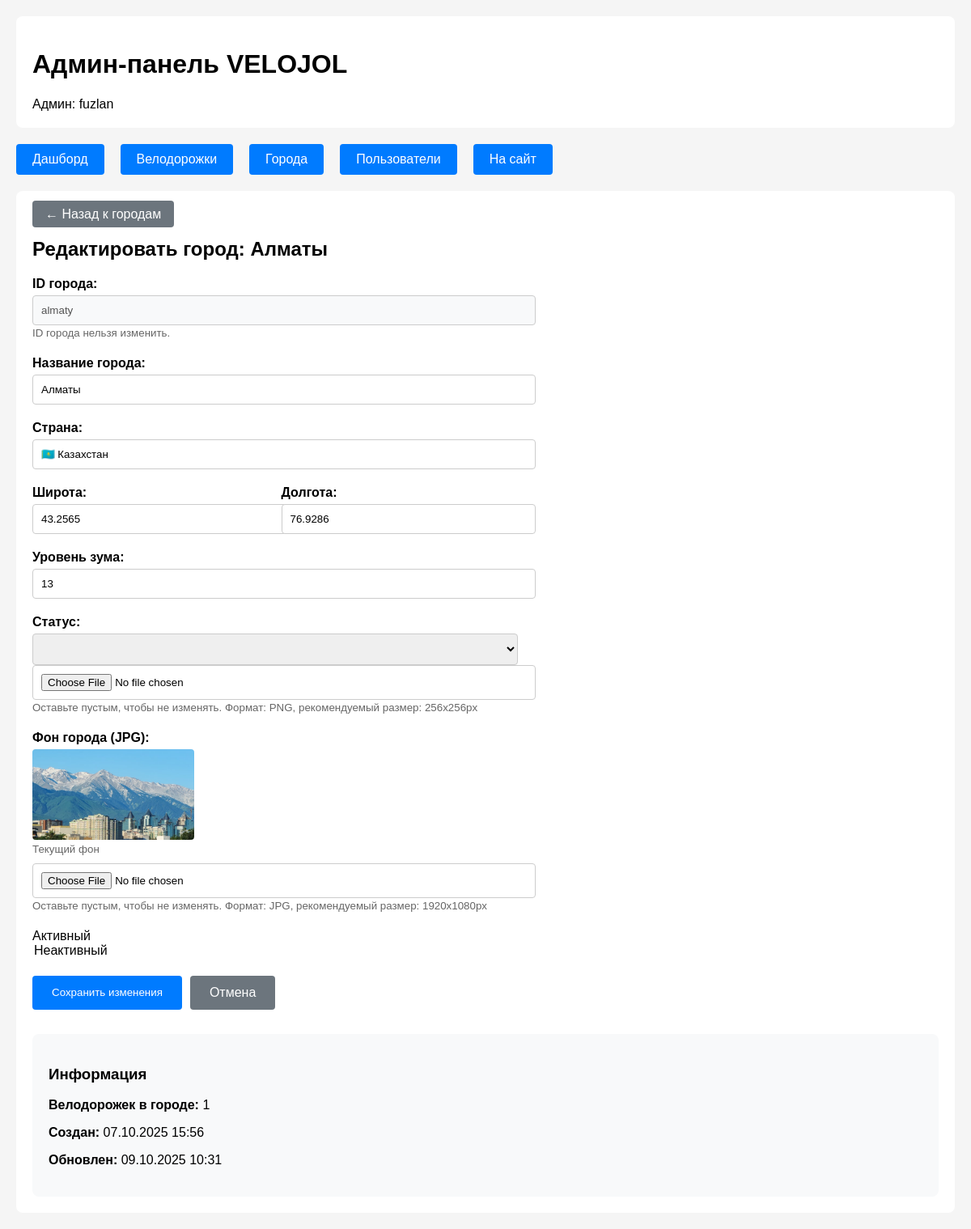
Screenshot of /admin/cities/1/edit (signed in) with the database file from the repository.
### app/models/user.py (models this page shows, shortened)
class User(UserMixin, db.Model):
    __tablename__ = 'users'
    id = db.Column(db.Integer, primary_key=True)
    email = db.Column(db.String(120), unique=True, nullable=False, index=True)
    password_hash = db.Column(db.String(128), nullable=False)
    nickname = db.Column(db.String(64), unique=True, nullable=False, index=True)
    is_admin = db.Column(db.Boolean, default=False, nullable=False)
    is_banned = db.Column(db.Boolean, default=False, nullable=False)
    ban_reason = db.Column(db.Text, nullable=True)
    manual_score = db.Column(db.Integer, default=0, nullable=False)  # Баллы от админа
    banned_at = db.Column(db.DateTime, nullable=True)
    banned_by = db.Column(db.Integer, db.ForeignKey('users.id'), nullable=True)
    avatar_url = db.Column(db.String(256))
    strava_url = db.Column(db.String(256))
    komoot_url = db.Column(db.String(256))
    telegram_url = db.Column(db.String(256))
    instagram_url = db.Column(db.String(256))
    created_at = db.Column(db.DateTime, default=lambda: datetime.now(timezone.utc), nullable=False)
    updated_at = db.Column(db.DateTime, default=lambda: datetime.now(timezone.utc), onupdate=lambda: datetime.now(timezone.utc))
    bikelanes = db.relationship('BikeLane', foreign_keys='BikeLane.user_id', backref='author', lazy='dynamic')
    notifications = db.relationship('Notification', backref='user', lazy='dynamic')

### app/models/city.py (models this page shows, shortened)
class City(db.Model):
    __tablename__ = 'cities'
    id = db.Column(db.Integer, primary_key=True)
    city_id = db.Column(db.String(50), unique=True, nullable=False)
    name = db.Column(db.String(100), nullable=False)
    country = db.Column(db.String(100), nullable=False)
    distance = db.Column(db.Integer, default=0)  # километры велодорожек (кэш)
    rating = db.Column(db.Float, default=0.0)  # рейтинг города (кэш)
    coords_lat = db.Column(db.Float, nullable=False)
    coords_lng = db.Column(db.Float, nullable=False)
    zoom = db.Column(db.Integer, default=12)
    coat_of_arms = db.Column(db.String(256), nullable=True)
    background_image = db.Column(db.String(256), nullable=True)
    status = db.Column(db.String(20), default='active')
    created_at = db.Column(db.DateTime, default=datetime.utcnow)
    updated_at = db.Column(db.DateTime, default=datetime.utcnow, onupdate=datetime.utcnow)
    bikelanes = db.relationship('BikeLane', backref='city_obj', lazy=True)

### app/routes/admin/cities.py (the view, shortened to what this page needs)
@bp.route('/cities/<int:city_id>/edit', methods=['GET', 'POST'])
@admin_required
def edit_city(city_id):
    city = City.query.get_or_404(city_id)
    if request.method == 'GET':
        form_data = {
            'city_id': city.city_id,
            'name': city.name,
            'country': city.country,
            'coords_lat': city.coords_lat,
            'coords_lng': city.coords_lng,
            'zoom': city.zoom,
            'status': city.status
        }
        return render_template('admin/edit_city.html', city=city, form_data=form_data)

### app/routes/admin/__init__.py (called while the page is built)
def admin_required(f):
    @wraps(f)
    @login_required
    def decorated_function(*args, **kwargs):
        if not current_user.is_admin:
            return redirect(url_for('main.index'))
        return f(*args, **kwargs)
    return decorated_function

### app/templates/admin/edit_city.html (shortened to what this page needs)
{% extends "admin/base.html" %}
{% block content %}
<div style="margin-bottom: 20px;">
    <a href="{{ url_for('admin.cities') }}" style="background: #6c757d; color: white; padding: 8px 16px; text-decoration: none; border-radius: 4px;">
        ← Назад к городам
    </a>
</div>
<h2>Редактировать город: {{ city.name }}</h2>
<form method="post" enctype="multipart/form-data" style="max-width: 600px;">
    <div style="margin-bottom: 20px;">
        <label style="display: block; margin-bottom: 5px; font-weight: bold;">ID города:</label>
        <input type="text" value="{{ city.city_id }}" disabled
               style="width: 100%; padding: 10px; border: 1px solid #ccc; border-radius: 4px; background: #f8f9fa;">
        <small style="color: #666;">ID города нельзя изменить.</small>
    </div>
    <div style="margin-bottom: 20px;">
        <label style="display: block; margin-bottom: 5px; font-weight: bold;">Название города:</label>
        <input type="text" name="name" value="{{ form_data.name or city.name }}" required
               style="width: 100%; padding: 10px; border: 1px solid #ccc; border-radius: 4px;">
    </div>
    <div style="margin-bottom: 20px;">
        <label style="display: block; margin-bottom: 5px; font-weight: bold;">Страна:</label>
        <input type="text" name="country" value="{{ form_data.country or city.country }}" required
               style="width: 100%; padding: 10px; border: 1px solid #ccc; border-radius: 4px;">
    </div>
    <div style="display: grid; grid-template-columns: 1fr 1fr; gap: 15px; margin-bottom: 20px;">
        <div>
            <label style="display: block; margin-bottom: 5px; font-weight: bold;">Широта:</label>
            <input type="number" step="any" name="coords_lat" value="{{ form_data.coords_lat or city.coords_lat }}" required
                   style="width: 100%; padding: 10px; border: 1px solid #ccc; border-radius: 4px;">
        </div>
        <div>
            <label style="display: block; margin-bottom: 5px; font-weight: bold;">Долгота:</label>
            <input type="number" step="any" name="coords_lng" value="{{ form_data.coords_lng or city.coords_lng }}" required
                   style="width: 100%; padding: 10px; border: 1px solid #ccc; border-radius: 4px;">
        </div>
    </div>
    <div style="margin-bottom: 20px;">
        <label style="display: block; margin-bottom: 5px; font-weight: bold;">Уровень зума:</label>
        <input type="number" name="zoom" value="{{ form_data.zoom or city.zoom }}" min="8" max="18"
               style="width: 100%; padding: 10px; border: 1px solid #ccc; border-radius: 4px;">
    </div>
    <div style="margin-bottom: 20px;">
        <label style="display: block; margin-bottom: 5px; font-weight: bold;">Статус:</label>
        <select name="status" style="width: 100%; padding: 10px; border: 1px solid #ccc; border-radius: 4px;">
    </div>
    <div style="margin-bottom: 20px;">
        <input type="file" name="coat_of_arms" accept=".png"
               style="width: 100%; padding: 10px; border: 1px solid #ccc; border-radius: 4px;">
        <small style="color: #666;">Оставьте пустым, чтобы не изменять. Формат: PNG, рекомендуемый размер: 256x256px</small>
    </div>
    <div style="margin-bottom: 20px;">
        <label style="display: block; margin-bottom: 5px; font-weight: bold;">Фон города (JPG):</label>
        {% if city.background_image %}
            <div style="margin-bottom: 10px;">
                <img src="{{ url_for('static', filename=city.background_image) }}" alt="Текущий фон" style="width: 200px; height: 112px; object-fit: cover; border-radius: 4px;">
                <small style="display: block; color: #666;">Текущий фон</small>
            </div>
        {% endif %}
        <input type="file" name="background_image" accept=".jpg,.jpeg"
               style="width: 100%; padding: 10px; border: 1px solid #ccc; border-radius: 4px;">
        <small style="color: #666;">Оставьте пустым, чтобы не изменять. Формат: JPG, рекомендуемый размер: 1920x1080px</small>
    </div>
    <div style="margin-bottom: 20px;
            <option value="active" {% if (form_data.status or city.status) == 'active' %}selected{% endif %}>Активный</option>
            <option value="inactive" {% if (form_data.status or city.status) == 'inactive' %}selected{% endif %}>Неактивный</option>
    </div>
    <div style="display: flex; gap: 10px;">
        <button type="submit" style="background: #007bff; color: white; border: none; padding: 12px 24px; border-radius: 4px; cursor: pointer;">
            Сохранить изменения
        </button>
        <a href="{{ url_for('admin.cities') }}"
           style="background: #6c757d; color: white; padding: 12px 24px; text-decoration: none; border-radius: 4px;">
            Отмена
        </a>
    </div>
</form>
<div style="margin-top: 30px; padding: 20px; background: #f8f9fa; border-radius: 8px;">
    <h3>Информация</h3>
    <p><strong>Велодорожек в городе:</strong> {{ city.bikelanes|length }}</p>
    <p><strong>Создан:</strong> {{ city.created_at.strftime('%d.%m.%Y %H:%M') }}</p>
    <p><strong>Обновлен:</strong> {{ city.updated_at.strftime('%d.%m.%Y %H:%M') }}</p>
</div>
{% endblock %}

### app/templates/admin/base.html (shortened to what this page needs)
<!DOCTYPE html>
<html lang="ru">
<head>
    <link rel="stylesheet" href="https://unpkg.com/leaflet@1.9.4/dist/leaflet.css" />
</head>
<body>
    <div class="header">
        <h1>Админ-панель VELOJOL</h1>
        <span>Админ: {{ current_user.nickname }}</span>
    </div>
    <nav class="nav">
        <a href="{{ url_for('admin.dashboard') }}">Дашборд</a>
        <a href="{{ url_for('admin.bikelanes') }}">Велодорожки</a>
        <a href="{{ url_for('admin.cities') }}">Города</a>
        <a href="{{ url_for('admin.users') }}">Пользователи</a>
        <a href="{{ url_for('main.index') }}">На сайт</a>
    </nav>
    <div class="content">
        {% block content %}{% endblock %}
    </div>
</body>
</html>

### app/templates/admin/base.html (style rules this page uses)
body { font-family: Arial, sans-serif; margin: 0; padding: 20px; background: #f5f5f5; }
.header { background: white; padding: 20px; margin-bottom: 20px; border-radius: 8px; }
.nav { display: flex; gap: 20px; margin-bottom: 20px; }
.nav a { padding: 10px 20px; background: #007bff; color: white; text-decoration: none; border-radius: 4px; }
.content { background: white; padding: 20px; border-radius: 8px; }

### rows the page displays
User: nickname "fuzlan"
City: name "Алматы", city_id "almaty", country "🇰🇿 Казахстан", coords_lat "43.2565", coords_lng "76.9286", background_image (picture), created_at "07.10.2025 15:56", updated_at "09.10.2025 10:31"

### other values shown
{{ city.bikelanes|length }} "1"
